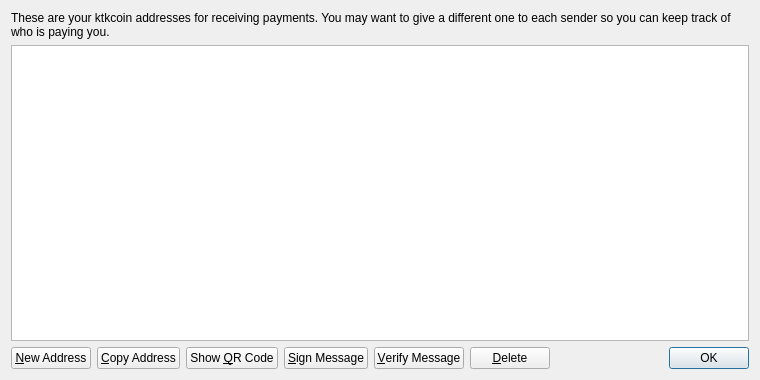
<?xml version="1.0" encoding="UTF-8"?>
<ui version="4.0">
 <class>AddressBookPage</class>
 <widget class="QWidget" name="AddressBookPage">
  <property name="geometry">
   <rect>
    <x>0</x>
    <y>0</y>
    <width>760</width>
    <height>380</height>
   </rect>
  </property>
  <property name="windowTitle">
   <string>Address Book</string>
  </property>
  <layout class="QVBoxLayout" name="verticalLayout">
   <item>
    <widget class="QLabel" name="labelExplanation">
     <property name="text">
      <string>These are your ktkcoin addresses for receiving payments. You may want to give a different one to each sender so you can keep track of who is paying you.</string>
     </property>
     <property name="textFormat">
      <enum>Qt::PlainText</enum>
     </property>
     <property name="wordWrap">
      <bool>true</bool>
     </property>
    </widget>
   </item>
   <item>
    <widget class="QTableView" name="tableView">
     <property name="contextMenuPolicy">
      <enum>Qt::CustomContextMenu</enum>
     </property>
     <property name="toolTip">
      <string>Double-click to edit address or label</string>
     </property>
     <property name="tabKeyNavigation">
      <bool>false</bool>
     </property>
     <property name="alternatingRowColors">
      <bool>true</bool>
     </property>
     <property name="selectionMode">
      <enum>QAbstractItemView::SingleSelection</enum>
     </property>
     <property name="selectionBehavior">
      <enum>QAbstractItemView::SelectRows</enum>
     </property>
     <property name="sortingEnabled">
      <bool>true</bool>
     </property>
     <attribute name="verticalHeaderVisible">
      <bool>false</bool>
     </attribute>
    </widget>
   </item>
   <item>
    <layout class="QHBoxLayout" name="horizontalLayout">
     <item>
      <widget class="QPushButton" name="newAddressButton">
       <property name="toolTip">
        <string>Create a new address</string>
       </property>
       <property name="text">
        <string>&amp;New Address</string>
       </property>
       <property name="icon">
        <iconset resource="../bitcoin.qrc">
         <normaloff>:/icons/add</normaloff>:/icons/add</iconset>
       </property>
      </widget>
     </item>
     <item>
      <widget class="QPushButton" name="copyToClipboard">
       <property name="toolTip">
        <string>Copy the currently selected address to the system clipboard</string>
       </property>
       <property name="text">
        <string>&amp;Copy Address</string>
       </property>
       <property name="icon">
        <iconset resource="../bitcoin.qrc">
         <normaloff>:/icons/editcopy</normaloff>:/icons/editcopy</iconset>
       </property>
      </widget>
     </item>
     <item>
      <widget class="QPushButton" name="showQRCode">
       <property name="text">
        <string>Show &amp;QR Code</string>
       </property>
       <property name="icon">
        <iconset resource="../bitcoin.qrc">
         <normaloff>:/icons/qrcode</normaloff>:/icons/qrcode</iconset>
       </property>
      </widget>
     </item>
     <item>
      <widget class="QPushButton" name="signMessage">
       <property name="toolTip">
        <string>Sign a message to prove you own a Bitcoin address</string>
       </property>
       <property name="text">
        <string>&amp;Sign Message</string>
       </property>
       <property name="icon">
        <iconset resource="../bitcoin.qrc">
         <normaloff>:/icons/edit</normaloff>:/icons/edit</iconset>
       </property>
      </widget>
     </item>
     <item>
      <widget class="QPushButton" name="verifyMessage">
       <property name="toolTip">
        <string>Verify a message to ensure it was signed with a specified Bitcoin address</string>
       </property>
       <property name="text">
        <string>&amp;Verify Message</string>
       </property>
       <property name="icon">
        <iconset resource="../bitcoin.qrc">
         <normaloff>:/icons/transaction_0</normaloff>:/icons/transaction_0</iconset>
       </property>
      </widget>
     </item>
     <item>
      <widget class="QPushButton" name="deleteButton">
       <property name="toolTip">
        <string>Delete the currently selected address from the list. Only sending addresses can be deleted.</string>
       </property>
       <property name="text">
        <string>&amp;Delete</string>
       </property>
       <property name="icon">
        <iconset resource="../bitcoin.qrc">
         <normaloff>:/icons/remove</normaloff>:/icons/remove</iconset>
       </property>
      </widget>
     </item>
     <item>
      <spacer name="horizontalSpacer">
       <property name="orientation">
        <enum>Qt::Horizontal</enum>
       </property>
       <property name="sizeHint" stdset="0">
        <size>
         <width>40</width>
         <height>20</height>
        </size>
       </property>
      </spacer>
     </item>
     <item>
      <widget class="QDialogButtonBox" name="buttonBox">
       <property name="sizePolicy">
        <sizepolicy hsizetype="Maximum" vsizetype="Fixed">
         <horstretch>0</horstretch>
         <verstretch>0</verstretch>
        </sizepolicy>
       </property>
       <property name="standardButtons">
        <set>QDialogButtonBox::Ok</set>
       </property>
      </widget>
     </item>
    </layout>
   </item>
  </layout>
 </widget>
 <resources>
  <include location="../bitcoin.qrc"/>
 </resources>
 <connections/>
</ui>
